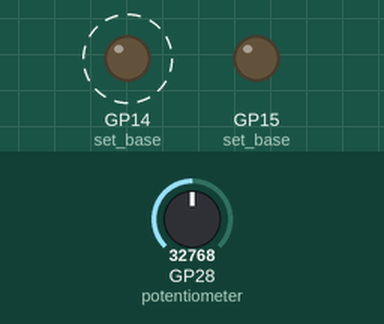
Recording of a program running on a simulated Raspberry Pi Pico running MicroPython. Parts: output pins drawn as LEDs (lit = HIGH). Dashed ring = blinking. The test bench sets the inputs (shaded band); at power-on: GP28 (potentiometer) = 32768 (analog values on the 0–65535 scale).

Above: at 1.2 s.
1.3 s: GP28 (potentiometer) set to 39072
4.3 s: GP28 (potentiometer) set to 40928
At 4.79 s:
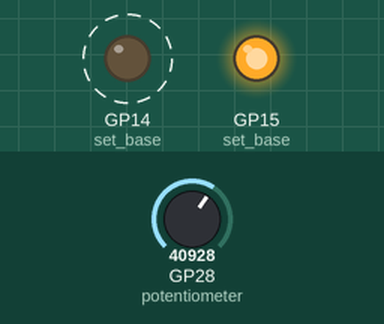
7.3 s: GP28 (potentiometer) set to 9345
At 8.5 s:
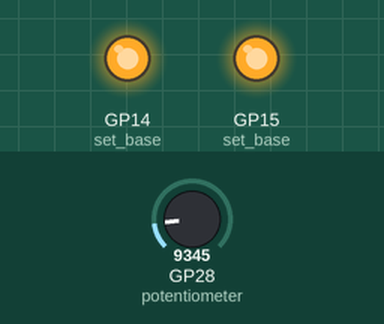
8.8 s: GP28 (potentiometer) set to 10976
At 11.7 s:
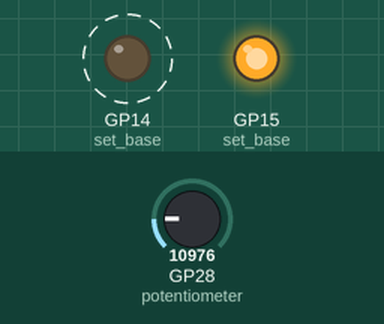
11.8 s: GP28 (potentiometer) set to 7864
At 12.7 s:
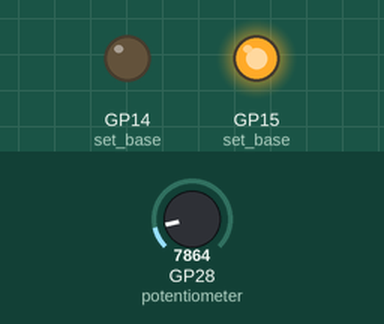
Timing chart, 0 to 14.3 s (numbered marks = the images above; inputs shaded):
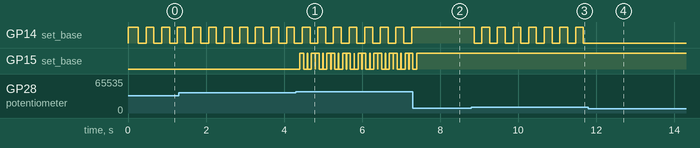

Measured:
- the behaviour switches between 40000 and 40016 on GP28 (potentiometer) (found by bisection; images 0 and 1)
- the behaviour switches between 10000 and 10016 on GP28 (potentiometer) (found by bisection; images 2 and 3)
- after the input at 4.3 s, GP15 (set_base): LOW → HIGH after 0.10 s, then repeats every 0.40 s: LOW 0.10 s, HIGH 0.01 s, LOW 0.10 s, HIGH 0.10 s, LOW 0.01 s, HIGH 0.10 s
- after the input at 7.3 s, GP14 (set_base): stops changing and stays HIGH; GP15 (set_base): goes on until 7.4 s, then stays HIGH
- after the input at 8.8 s, GP14 (set_base): alternates HIGH for 0.20 s and LOW for 0.20 s, starting after 0.07 s
- after the input at 11.8 s, GP14 (set_base): stops changing and stays LOW
- by itself, GP14 (set_base): alternates HIGH for 0.20 s and LOW for 0.20 s

The program:

buch-rpi-pico-kap8-sm-blink-analog.py
```python
# Pico - State Machine Blink wenn Analog-Level
# Datei: buch-rpi-pico-kap8-sm-blink-analog.py

from rp2 import PIO, StateMachine, asm_pio
from machine import Pin
import utime

# Variablen/Objekte
potentiometer = machine.ADC(28)

# State Machine
@asm_pio(set_init=PIO.OUT_LOW)
def blink():
    wrap_target()
    set(pins, 1)   [31]
    nop()          [31]
    nop()          [31]
    set(pins, 0)   [31]
    nop()          [31]
    nop()          [31]
    wrap()

@asm_pio(set_init=PIO.OUT_LOW)
def blink2():
    wrap_target()
    set(pins, 1)   [31]
    nop()          [31]
    nop()          [31]
    nop()          [31]
    nop()          [31]
    nop()          [31]
    nop()          [31]
    nop()          [31]
    nop()          [31]
    set(pins, 0)   [31]
    nop()          [31]
    nop()          [31]
    nop()          [31]
    nop()          [31]
    nop()          [31]
    nop()          [31]
    nop()          [31]
    nop()          [31]
    wrap()


sm1 = StateMachine(1, blink, freq=1000, set_base=Pin(15))
sm2 = StateMachine(2, blink2, freq=1000, set_base=Pin(14))


#Loop
while True:
    pot=potentiometer.read_u16()
    if pot > 40000:
        sm1.active(1)
    else:
        sm1.active(0)
    if pot > 10000:
        sm2.active(1)
    else:
        sm2.active(0)
    utime.sleep(0.2)
```
